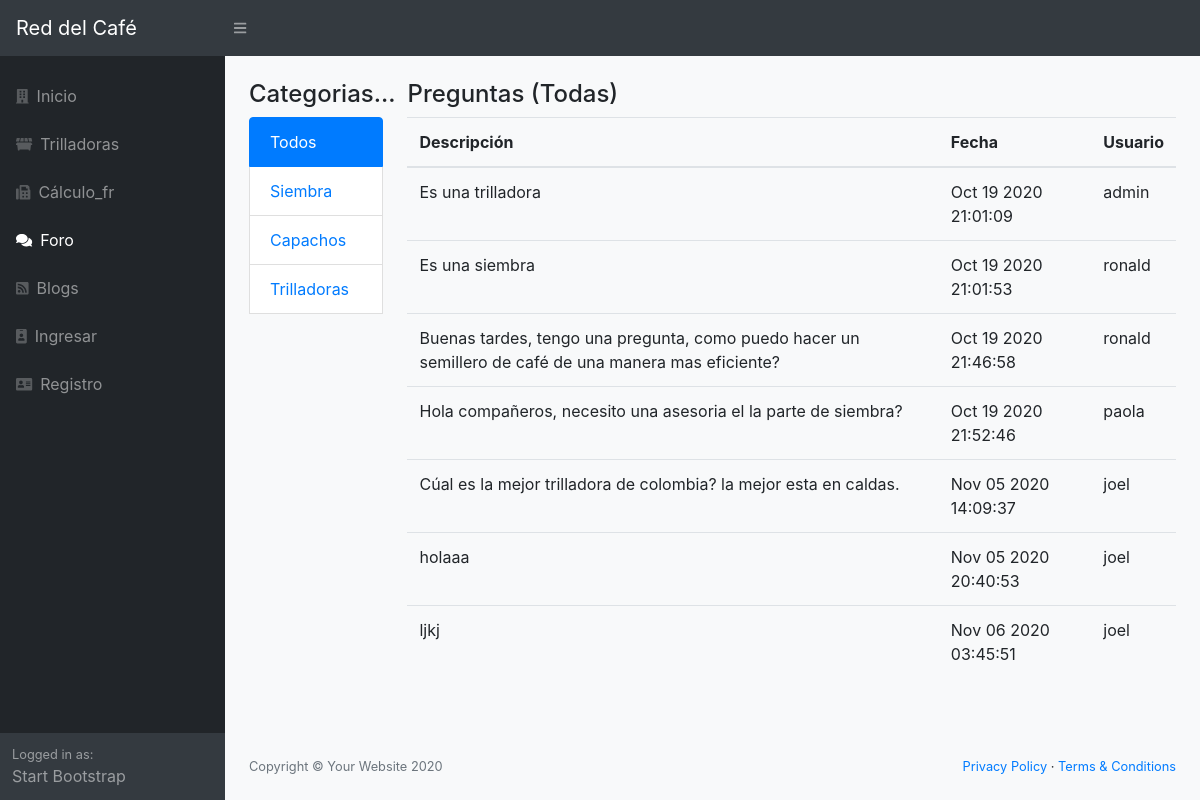
The app's page /foros, older data.
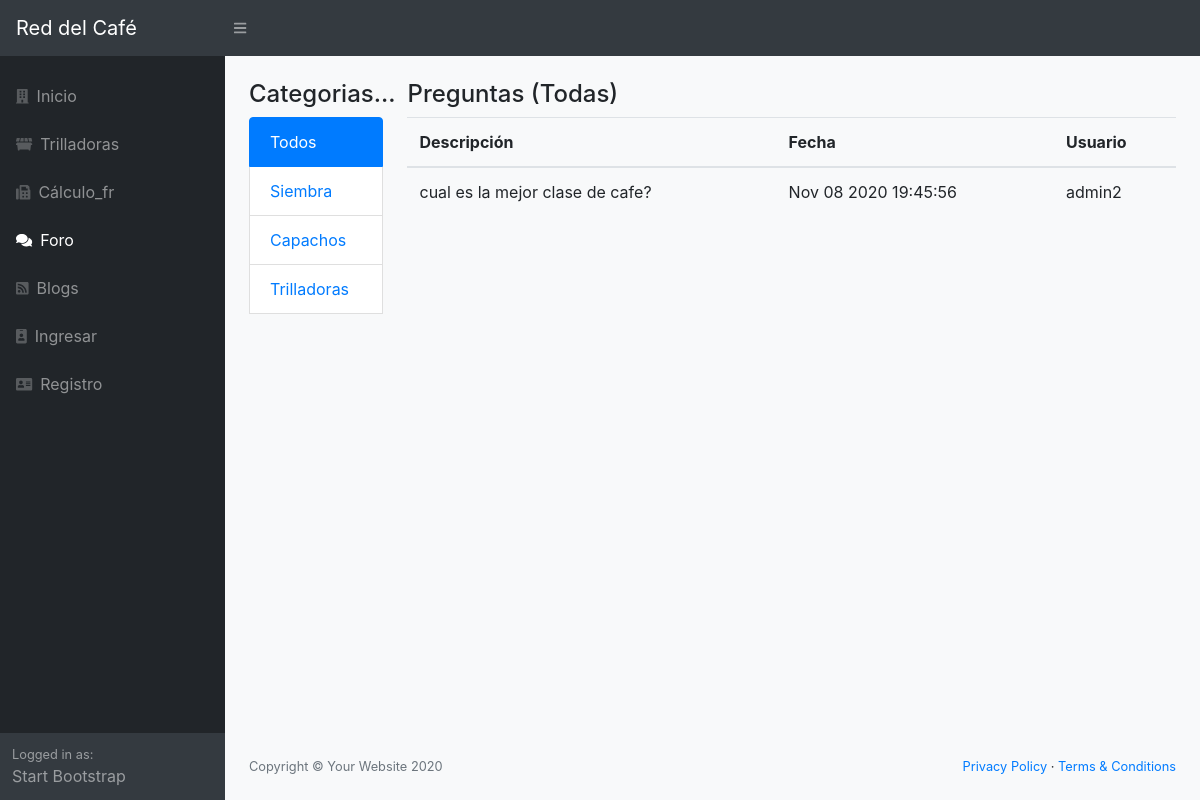
The same page, newer data.
### red/models.py (models this page shows, shortened)
class Titulos(db.Model):
    __tablename__ = 'titulos'
    id = Column(Integer, primary_key=True)
    nombre = Column(String(100))
    foros = relationship("Foros", cascade="all, delete-orphan",
                             backref="Titulos", lazy='dynamic')

class Foros(db.Model):
    __tablename__ = 'foros'
    id = Column(Integer, primary_key=True)
    descripcion = Column(String(255))
    created_at = db.Column(db.DateTime)
    UsuarioId = Column(Integer, ForeignKey('usuarios.id'), nullable=False)
    TituloId = Column(Integer, ForeignKey('titulos.id'), nullable=False)
    titulo = relationship("Titulos", backref="Foros")
    usuario = relationship("Usuarios", backref="Foros")
    def __repr__(self):
        return (u'<{self.__class__.__name__}: {self.id}>'.format(self=self))

class Usuarios(db.Model):
    __tablename__ = 'usuarios'
    id = Column(Integer, primary_key=True)
    username = Column(String(100), nullable=False)
    password_hash = Column(String(128), nullable=False)
    nombre = Column(String(200), nullable=False)
    email = Column(String(200), nullable=False)
    admin = Column(Boolean, default=False)
    @property
    def password(self):
        raise AttributeError('password is not a readable attribute')

### red/app.py (the view)
@app.route('/foros')
@app.route('/foros/<id>')
def foros(id='0'):
    from red.models import Foros, Titulos
    titulo = Titulos.query.get(id)
    if id == '0':
        foros = Foros.query.all()
    else:
        foros = Foros.query.filter_by(TituloId=id)
    titulos = Titulos.query.all()
    print(foros)
    return render_template("foros.html", foros=foros, titulos=titulos, titulo=titulo)

### red/templates/foros.html (shortened to what this page needs)
{% extends "base.html" %} {% block title %}Todo del Café{% endblock %} {% block body %}
<div class="container">
    <div class="row">
        <div class="col-md-2">
            <h4>Categorias...</h4>
            <div class="list-group">
                {% for tit in titulos %} {% if titulo.nombre==tit.nombre%}
                <a class="list-group-item active" href="{{url_for("foros",id=tit.id)}}">{{tit.nombre}}</a> {% else %}
                <a class="list-group-item" href="{{url_for("foros",id=tit.id)}}">{{tit.nombre}}</a> {% endif%} {% endfor %}
                <br/>
            </div>
            <br/>
        </div>
        <div class="col-md-10">
            <h4>Preguntas (Todas)</h4>
            <div class="panel panel-default">
                <table class="table">
                    <thead>
                        <th>Descripción</th>
                        <th>Fecha</th>
                        <th>Usuario</th>
                    </thead>
                    <tbody>
                        {% for frs in foros %}
                        <tr>
                            <td>{{frs.descripcion}}</td>
                            <td>{{frs.created_at.strftime("%b %d %Y %H:%M:%S")}}</td>
                            <td>{{frs.usuario.username}}</td>
                        </tr>
                        {% endfor %}
                    </tbody>
                </table>
            </div>
        </div>
    </div>
    {% endblock %}

### red/templates/base.html (shortened to what this page needs)
<!DOCTYPE html>
<html lang="en">
<head>
    <link rel="stylesheet" href="{{ url_for('static', filename='css/styles.css') }}">
    <link href="https://cdn.datatables.net/1.10.20/css/dataTables.bootstrap4.min.css" rel="stylesheet" />
</head>
<body class="sb-nav-fixed bg-light">
    <nav class="sb-topnav navbar navbar-expand navbar-dark bg-dark">
        <a class="navbar-brand" href="/">Red del Café</a>
        <button class="btn btn-link btn-sm order-1 order-lg-0" id="sidebarToggle" href="#"><i
              class="fas fa-bars"></i></button>
    </nav>
    <div id="layoutSidenav">
        <div id="layoutSidenav_nav">
            <nav class="sb-sidenav accordion sb-sidenav-dark" id="sidenavAccordion">
                <div class="sb-sidenav-menu">
                    <div class="nav">
                        <a class="nav-link mt-3" href="/">
                            <div class="sb-nav-link-icon"><i class="fas fa-building"></i></div>
                            Inicio
                        </a>
                        <a class="nav-link" href="/trilladoras">
                            <div class="sb-nav-link-icon"><i class="fas fa-dumpster"></i></div>
                            Trilladoras
                        </a>
                        <a class="nav-link" href="/calculo">
                            <div class="sb-nav-link-icon"><i class="fas fa-fax"></i></div>
                            Cálculo_fr
                        </a>
                        <a class="nav-link" href="/foros">
                            <div class="sb-nav-link-icon"><i class="fas fa-comments"></i></div>
                            Foro
                        </a>
                        <a class="nav-link" href="/blogs">
                            <div class="sb-nav-link-icon"><i class="fas fa-rss-square"></i></div>
                            Blogs
                        </a>
                        {% if current_user.is_authenticated %}
                        <a class="nav-link " href="/perfil/{{ current_user.username}}">
                            <div class="sb-nav-link-icon"><i class="fas fa-id-badge"></i></div>
                            Perfil</a>
                        <a class="nav-link" href="/logout">
                            <div class="sb-nav-link-icon"><i class="fas fa-address-card"></i></div>
                            {{ current_user.username}} (Salir)</a>
                        {% else %}
                        <a class="nav-link" href="/login">
                            <div class="sb-nav-link-icon"><i class="fas fa-id-badge"></i></div>
                            Ingresar</a>
                        <a class="nav-link" href="/registro">
                            <div class="sb-nav-link-icon"><i class="fas fa-address-card"></i></div>
                            Registro</a>
                        {% endif %}
                    </div>
                </div>
                <div class="sb-sidenav-footer">
                    <div class="small">Logged in as:</div>
                    Start Bootstrap
                </div>
            </nav>
        </div>
        <div id="layoutSidenav_content">
            <main class="pt-4">
                {% block body%} {% endblock %}
            </main>
            <footer class="py-4 bg-light mt-auto">
                <div class="container-fluid">
                    <div class="d-flex align-items-center justify-content-between small">
                        <div class="text-muted">Copyright &copy; Your Website 2020</div>
                        <div>
                            <a href="#">Privacy Policy</a> &middot;
                            <a href="#">Terms &amp; Conditions</a>
                        </div>
                    </div>
                </div>
            </footer>
        </div>
    </div>
</body>
</html>

Row changes from the older to the newer data that the page shows:
removed Foros: descripcion "Es una trilladora", created_at "Oct 19 2020 21:01:09", usuario.username "admin"
removed Foros: descripcion "Es una siembra", created_at "Oct 19 2020 21:01:53", usuario.username "ronald"
removed Foros: descripcion "Buenas tardes, tengo una pregunta, como puedo hacer un semillero de café de una manera mas eficiente?", created_at "Oct 19 2020 21:46:58", usuario.username "ronald"
removed Foros: descripcion "Hola compañeros, necesito una asesoria el la parte de siembra?", created_at "Oct 19 2020 21:52:46", usuario.username "paola"
removed Foros: descripcion "Cúal es la mejor trilladora de colombia? la mejor esta en caldas.", created_at "Nov 05 2020 14:09:37", usuario.username "joel"
removed Foros: descripcion "holaaa", created_at "Nov 05 2020 20:40:53", usuario.username "joel"
removed Foros: descripcion "ljkj", created_at "Nov 06 2020 03:45:51", usuario.username "joel"
added Foros: descripcion "cual es la mejor clase de cafe?", created_at "Nov 08 2020 19:45:56", usuario.username "admin2"
